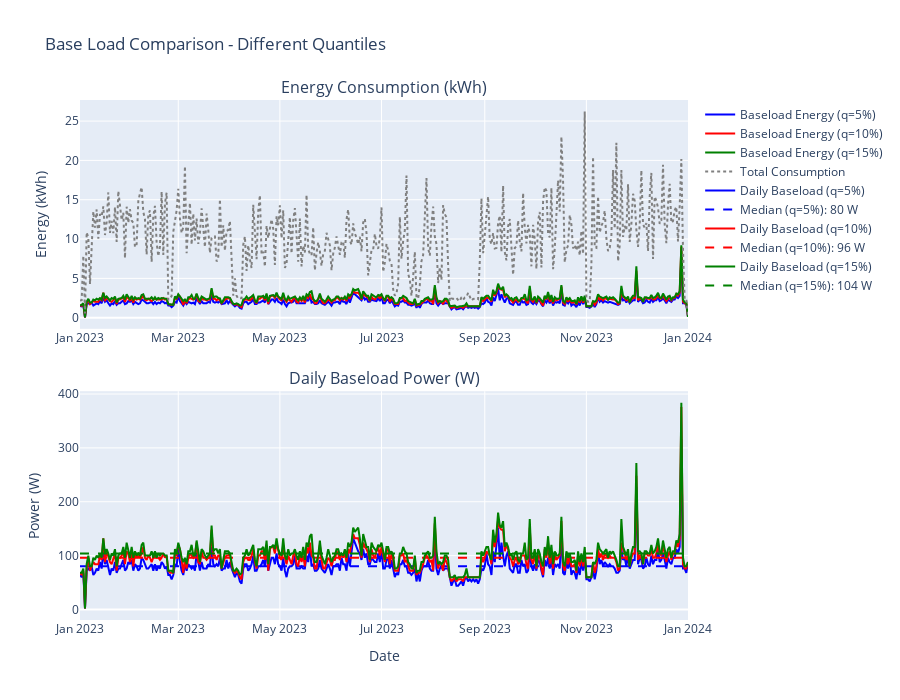

Write notebook code for a chart like this one.
### Markdown cell above
# full 1 cell test with visualisation for known data

### Code cell
import polars as pl
from plotly.subplots import make_subplots

# Load data with schema
schema = {"timestamp": pl.Datetime(time_zone="Europe/Brussels"), "total": pl.Float64}
energy_data = pl.scan_ndjson("data/PP/energy_use_test1.ndjson", schema=schema).sort("timestamp")


# Analyze with different quantiles
def analyze_quantile(q: float):
    analyzer = BaseloadAnalyzer(timezone="Europe/Brussels", quantile=q)
    power_data = analyzer.prepare_power_series(energy_data)
    result = analyzer.analyze(power_data, "1d")
    return result.results.collect(), result.global_median_baseload


# Get results and medians for different quantiles
q05, median_05 = analyze_quantile(0.05)
q10, median_10 = analyze_quantile(0.10)
q15, median_15 = analyze_quantile(0.15)

# Create subplots
fig = make_subplots(
    rows=2,
    cols=1,
    subplot_titles=("Energy Consumption (kWh)", "Daily Baseload Power (W)"),
    vertical_spacing=0.12,
)

colors = {"5%": "blue", "10%": "red", "15%": "green"}

# --- Plot 1: Energy (kWh) ---
for data, q in [(q05, "5%"), (q10, "10%"), (q15, "15%")]:
    fig.add_trace(
        go.Scatter(
            x=data["timestamp"],
            y=data["consumption_due_to_baseload_in_kilowatthour"],
            name=f"Baseload Energy (q={q})",
            mode="lines",
            line=dict(color=colors[q]),
        ),
        row=1,
        col=1,
    )

fig.add_trace(
    go.Scatter(
        x=q05["timestamp"],
        y=q05["total_consumption_in_kilowatthour"],
        name="Total Consumption",
        mode="lines",
        line=dict(color="gray", dash="dot"),
    ),
    row=1,
    col=1,
)

# --- Plot 2: Power (W) with medians ---
for data, q, median in [(q05, "5%", median_05), (q10, "10%", median_10), (q15, "15%", median_15)]:
    fig.add_trace(
        go.Scatter(
            x=data["timestamp"],
            y=data["average_daily_baseload_in_watt"],
            name=f"Daily Baseload (q={q})",
            mode="lines",
            line=dict(color=colors[q]),
        ),
        row=2,
        col=1,
    )
    fig.add_trace(
        go.Scatter(
            x=[data["timestamp"].min(), data["timestamp"].max()],
            y=[median, median],
            name=f"Median (q={q}): {median:.0f} W",
            mode="lines",
            line=dict(color=colors[q], dash="dash"),
        ),
        row=2,
        col=1,
    )

fig.update_layout(
    title="Base Load Comparison - Different Quantiles", height=700, legend=dict(x=1.02, y=1)
)
fig.update_xaxes(title_text="Date", row=2, col=1)
fig.update_yaxes(title_text="Energy (kWh)", row=1, col=1)
fig.update_yaxes(title_text="Power (W)", row=2, col=1)
fig.show()

### Figure 1 — Plotly figure (JSON) as saved in the notebook; plotly's stock layout.template omitted (floating-point values rounded to 4 significant figures; data arrays with more than 128 entries replaced by an {"elided": "..."} marker saying what was removed)
{"data": [{"line": {"color": "blue"}, "mode": "lines", "name": "Baseload Energy (q=5%)", "type": "scatter", "x": {"elided": "366 str values"}, "xaxis": "x", "y": {"elided": "366 float values"}, "yaxis": "y"}, {"line": {"color": "red"}, "mode": "lines", "name": "Baseload Energy (q=10%)", "type": "scatter", "x": {"elided": "366 str values"}, "xaxis": "x", "y": {"elided": "366 float values"}, "yaxis": "y"}, {"line": {"color": "green"}, "mode": "lines", "name": "Baseload Energy (q=15%)", "type": "scatter", "x": {"elided": "366 str values"}, "xaxis": "x", "y": {"elided": "366 float values"}, "yaxis": "y"}, {"line": {"color": "gray", "dash": "dot"}, "mode": "lines", "name": "Total Consumption", "type": "scatter", "x": {"elided": "366 str values"}, "xaxis": "x", "y": {"elided": "366 float values"}, "yaxis": "y"}, {"line": {"color": "blue"}, "mode": "lines", "name": "Daily Baseload (q=5%)", "type": "scatter", "x": {"elided": "366 str values"}, "xaxis": "x2", "y": {"elided": "366 float values"}, "yaxis": "y2"}, {"line": {"color": "blue", "dash": "dash"}, "mode": "lines", "name": "Median (q=5%): 80 W", "type": "scatter", "x": ["2023-01-01T00:00:00+01:00", "2024-01-01T00:00:00+01:00"], "xaxis": "x2", "y": [80, 80], "yaxis": "y2"}, {"line": {"color": "red"}, "mode": "lines", "name": "Daily Baseload (q=10%)", "type": "scatter", "x": {"elided": "366 str values"}, "xaxis": "x2", "y": {"elided": "366 float values"}, "yaxis": "y2"}, {"line": {"color": "red", "dash": "dash"}, "mode": "lines", "name": "Median (q=10%): 96 W", "type": "scatter", "x": ["2023-01-01T00:00:00+01:00", "2024-01-01T00:00:00+01:00"], "xaxis": "x2", "y": [96, 96], "yaxis": "y2"}, {"line": {"color": "green"}, "mode": "lines", "name": "Daily Baseload (q=15%)", "type": "scatter", "x": {"elided": "366 str values"}, "xaxis": "x2", "y": {"elided": "366 float values"}, "yaxis": "y2"}, {"line": {"color": "green", "dash": "dash"}, "mode": "lines", "name": "Median (q=15%): 104 W", "type": "scatter", "x": ["2023-01-01T00:00:00+01:00", "2024-01-01T00:00:00+01:00"], "xaxis": "x2", "y": [104, 104], "yaxis": "y2"}], "layout": {"annotations": [{"font": {"size": 16}, "showarrow": false, "text": "Energy Consumption (kWh)", "x": 0.5, "xanchor": "center", "xref": "paper", "y": 1, "yanchor": "bottom", "yref": "paper"}, {"font": {"size": 16}, "showarrow": false, "text": "Daily Baseload Power (W)", "x": 0.5, "xanchor": "center", "xref": "paper", "y": 0.44, "yanchor": "bottom", "yref": "paper"}], "height": 700, "legend": {"x": 1.02, "y": 1}, "title": {"text": "Base Load Comparison - Different Quantiles"}, "xaxis": {"anchor": "y", "domain": [0, 1]}, "xaxis2": {"anchor": "y2", "domain": [0, 1], "title": {"text": "Date"}}, "yaxis": {"anchor": "x", "domain": [0.56, 1], "title": {"text": "Energy (kWh)"}}, "yaxis2": {"anchor": "x2", "domain": [0, 0.44], "title": {"text": "Power (W)"}}}}
